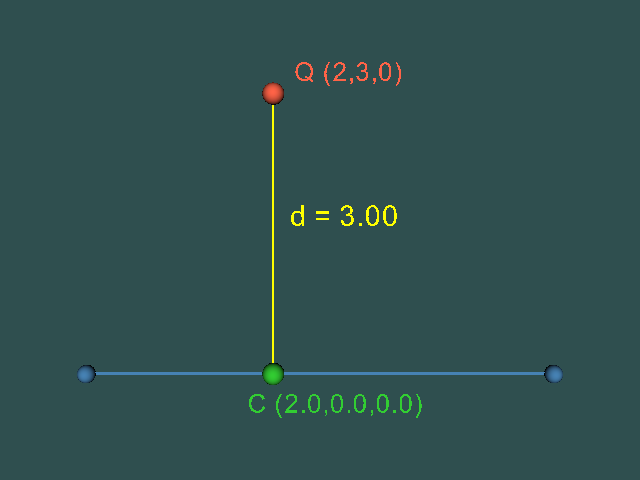

Write Python code to recreate this figure.
#!/usr/bin/env python

# Visualize the closest point on a line segment to a given point.

import math

# Factory overrides: importing these modules registers the OpenGL rendering
# and interaction style implementations for vtkRenderingCore factory classes.
import vtkmodules.vtkInteractionStyle  # noqa: F401
import vtkmodules.vtkRenderingOpenGL2  # noqa: F401

# VTK pipeline classes used in this example
from vtkmodules.vtkCommonCore import (
    vtkMath,
    vtkPoints,
)
from vtkmodules.vtkCommonDataModel import (
    vtkCellArray,
    vtkLine,
    vtkPolyData,
)
from vtkmodules.vtkFiltersSources import vtkSphereSource
from vtkmodules.vtkRenderingCore import (
    vtkActor,
    vtkPolyDataMapper,
    vtkRenderWindow,
    vtkRenderWindowInteractor,
    vtkRenderer,
)
from vtkmodules.vtkRenderingFreeType import vtkVectorText

# Colors (normalized RGB)
tomato_rgb = (1.0, 0.388, 0.278)
lime_green_rgb = (0.196, 0.804, 0.196)
steel_blue_rgb = (0.275, 0.510, 0.706)
yellow_rgb = (1.0, 1.0, 0.0)
dark_slate_gray_rgb = (0.184, 0.310, 0.310)

# Define the line segment endpoints and the query point
line_p0 = (0.0, 0.0, 0.0)
line_p1 = (5.0, 0.0, 0.0)
query_point = (2.0, 3.0, 0.0)

# ClosestPoint: find the closest point on the line segment.
# vtkLine.DistanceToLine (3-arg) returns the squared distance.
dist_squared = vtkLine.DistanceToLine(query_point, line_p0, line_p1)
dist = math.sqrt(dist_squared)

# Compute the closest point using the parametric line equation.
# t = dot(query - p0, p1 - p0) / dot(p1 - p0, p1 - p0), clamped to [0, 1]
d = [line_p1[i] - line_p0[i] for i in range(3)]
v = [query_point[i] - line_p0[i] for i in range(3)]
t = max(0.0, min(1.0, sum(v[i] * d[i] for i in range(3)) / sum(d[i] * d[i] for i in range(3))))
closest = [line_p0[i] + t * d[i] for i in range(3)]

# Source: sphere at the query point (red)
sphere_query = vtkSphereSource()
sphere_query.SetCenter(query_point)
sphere_query.SetRadius(0.12)
sphere_query.SetPhiResolution(16)
sphere_query.SetThetaResolution(16)

query_mapper = vtkPolyDataMapper()
query_mapper.SetInputConnection(sphere_query.GetOutputPort())

query_actor = vtkActor()
query_actor.SetMapper(query_mapper)
query_actor.GetProperty().SetColor(tomato_rgb)

# Source: sphere at the closest point (green)
sphere_closest = vtkSphereSource()
sphere_closest.SetCenter(closest)
sphere_closest.SetRadius(0.12)
sphere_closest.SetPhiResolution(16)
sphere_closest.SetThetaResolution(16)

closest_mapper = vtkPolyDataMapper()
closest_mapper.SetInputConnection(sphere_closest.GetOutputPort())

closest_actor = vtkActor()
closest_actor.SetMapper(closest_mapper)
closest_actor.GetProperty().SetColor(lime_green_rgb)

# Source: spheres at the line segment endpoints (blue)
sphere_lp0 = vtkSphereSource()
sphere_lp0.SetCenter(line_p0)
sphere_lp0.SetRadius(0.10)
sphere_lp0.SetPhiResolution(16)
sphere_lp0.SetThetaResolution(16)

lp0_mapper = vtkPolyDataMapper()
lp0_mapper.SetInputConnection(sphere_lp0.GetOutputPort())

lp0_actor = vtkActor()
lp0_actor.SetMapper(lp0_mapper)
lp0_actor.GetProperty().SetColor(steel_blue_rgb)

sphere_lp1 = vtkSphereSource()
sphere_lp1.SetCenter(line_p1)
sphere_lp1.SetRadius(0.10)
sphere_lp1.SetPhiResolution(16)
sphere_lp1.SetThetaResolution(16)

lp1_mapper = vtkPolyDataMapper()
lp1_mapper.SetInputConnection(sphere_lp1.GetOutputPort())

lp1_actor = vtkActor()
lp1_actor.SetMapper(lp1_mapper)
lp1_actor.GetProperty().SetColor(steel_blue_rgb)

# Line: the line segment
seg_points = vtkPoints()
seg_points.InsertNextPoint(line_p0)
seg_points.InsertNextPoint(line_p1)

seg_cells = vtkCellArray()
seg_cells.InsertNextCell(2)
seg_cells.InsertCellPoint(0)
seg_cells.InsertCellPoint(1)

seg_poly = vtkPolyData()
seg_poly.SetPoints(seg_points)
seg_poly.SetLines(seg_cells)

seg_mapper = vtkPolyDataMapper()
seg_mapper.SetInputData(seg_poly)

seg_actor = vtkActor()
seg_actor.SetMapper(seg_mapper)
seg_actor.GetProperty().SetColor(steel_blue_rgb)
seg_actor.GetProperty().SetLineWidth(3.0)

# Line: perpendicular from query point to closest point
perp_points = vtkPoints()
perp_points.InsertNextPoint(query_point)
perp_points.InsertNextPoint(closest)

perp_cells = vtkCellArray()
perp_cells.InsertNextCell(2)
perp_cells.InsertCellPoint(0)
perp_cells.InsertCellPoint(1)

perp_poly = vtkPolyData()
perp_poly.SetPoints(perp_points)
perp_poly.SetLines(perp_cells)

perp_mapper = vtkPolyDataMapper()
perp_mapper.SetInputData(perp_poly)

perp_actor = vtkActor()
perp_actor.SetMapper(perp_mapper)
perp_actor.GetProperty().SetColor(yellow_rgb)
perp_actor.GetProperty().SetLineWidth(2.0)

# Label: distance
dist_label = vtkVectorText()
dist_label.SetText(f"d = {dist:.2f}")

dist_label_mapper = vtkPolyDataMapper()
dist_label_mapper.SetInputConnection(dist_label.GetOutputPort())

dist_label_actor = vtkActor()
dist_label_actor.SetMapper(dist_label_mapper)
dist_label_actor.SetScale(0.2, 0.2, 0.2)
mid = ((query_point[0] + closest[0]) / 2.0 + 0.15,
       (query_point[1] + closest[1]) / 2.0 + 0.1,
       0.0)
dist_label_actor.SetPosition(mid)
dist_label_actor.GetProperty().SetColor(yellow_rgb)

# Label: query point
q_label = vtkVectorText()
q_label.SetText(f"Q ({query_point[0]:.0f},{query_point[1]:.0f},{query_point[2]:.0f})")

q_label_mapper = vtkPolyDataMapper()
q_label_mapper.SetInputConnection(q_label.GetOutputPort())

q_label_actor = vtkActor()
q_label_actor.SetMapper(q_label_mapper)
q_label_actor.SetScale(0.18, 0.18, 0.18)
q_label_actor.SetPosition(query_point[0] + 0.2, query_point[1] + 0.15, 0.0)
q_label_actor.GetProperty().SetColor(tomato_rgb)

# Label: closest point
c_label = vtkVectorText()
c_label.SetText(f"C ({closest[0]:.1f},{closest[1]:.1f},{closest[2]:.1f})")

c_label_mapper = vtkPolyDataMapper()
c_label_mapper.SetInputConnection(c_label.GetOutputPort())

c_label_actor = vtkActor()
c_label_actor.SetMapper(c_label_mapper)
c_label_actor.SetScale(0.18, 0.18, 0.18)
c_label_actor.SetPosition(closest[0] - 0.3, closest[1] - 0.4, 0.0)
c_label_actor.GetProperty().SetColor(lime_green_rgb)

# Renderer: assemble the scene
renderer = vtkRenderer()
renderer.AddActor(query_actor)
renderer.AddActor(closest_actor)
renderer.AddActor(lp0_actor)
renderer.AddActor(lp1_actor)
renderer.AddActor(seg_actor)
renderer.AddActor(perp_actor)
renderer.AddActor(dist_label_actor)
renderer.AddActor(q_label_actor)
renderer.AddActor(c_label_actor)
renderer.SetBackground(dark_slate_gray_rgb)

# Window: display the rendered scene
render_window = vtkRenderWindow()
render_window.AddRenderer(renderer)
render_window.SetWindowName("closest point on line")
render_window.SetMultiSamples(0)
render_window.SetSize(640, 480)

# Scene: configure camera
renderer.ResetCamera()
renderer.GetActiveCamera().Dolly(1.3)
renderer.ResetCameraClippingRange()

# Interactor: handle mouse and keyboard events
render_window_interactor = vtkRenderWindowInteractor()
render_window_interactor.SetRenderWindow(render_window)

# Launch the interactive visualization
render_window_interactor.Initialize()
render_window_interactor.Start()
